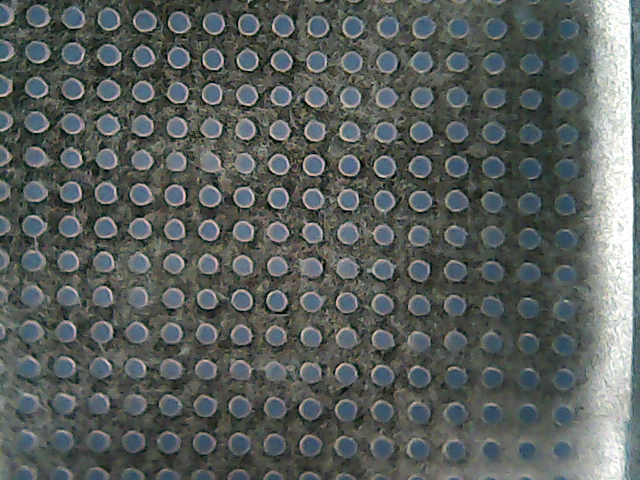
#> input picture sort/black/1.png, 640 x 480 px; the run also reads 1 picture not shown here
$ python test3.py
#> lines starting #> are read from the running program, lines starting #| are printed output that depends on the picture
import cv2
import numpy as np
import sklearn
import cv2
import numpy as np
import matplotlib.pyplot as plt
import time
from sklearn import svm
from sklearn.decomposition import PCA
from sklearn.ensemble import IsolationForest
from sklearn.covariance import  EllipticEnvelope
from sklearn.neighbors import LocalOutlierFactor

class GetPoint():
    def __init__(self):

        c = cv2.imread(r"sort/black/1.png")
#> c is the input picture: shape (480, 640, 3); mean B, G, R 93.2, 95.7, 89.6
        d = cv2.imread(r"sort/black/2.png")
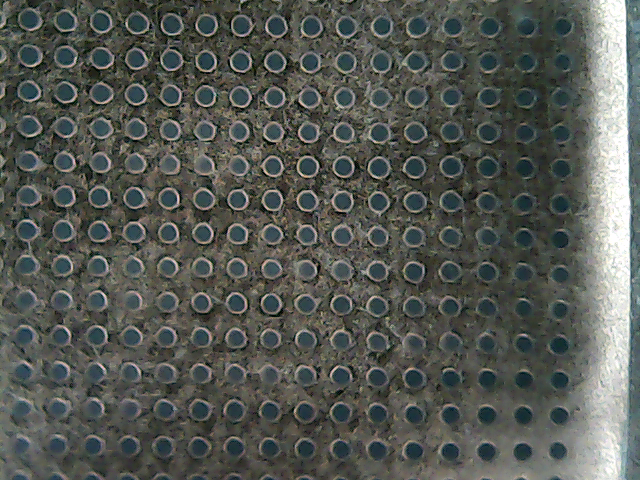
#> input picture sort/black/2.png, 640 x 480 px
#> d is the input picture: shape (480, 640, 3); mean B, G, R 83.6, 88.9, 85.1
        e = cv2.imread(r"sort/black/3.png")
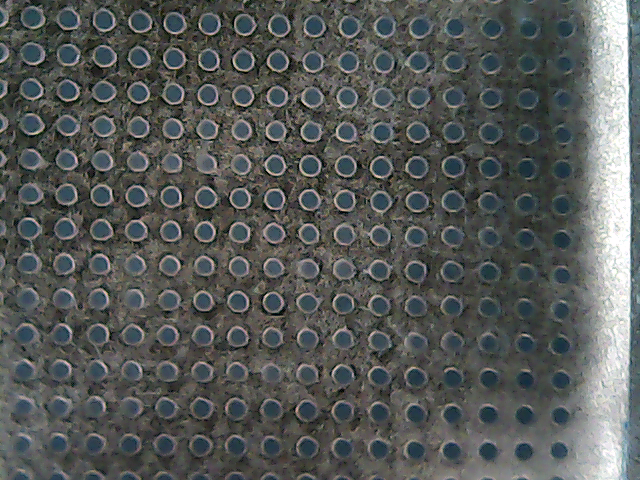
#> input picture sort/black/3.png, 640 x 480 px
#> e is the input picture: shape (480, 640, 3); mean B, G, R 88.3, 90, 86.5
        f = cv2.imread(r"sort/black/4.png")
        g = cv2.imread(r"sort/black/5.png")

        b1 = cv2.imread(r"sort/blue/1.png")
        b2 = cv2.imread(r"sort/blue/2.png")
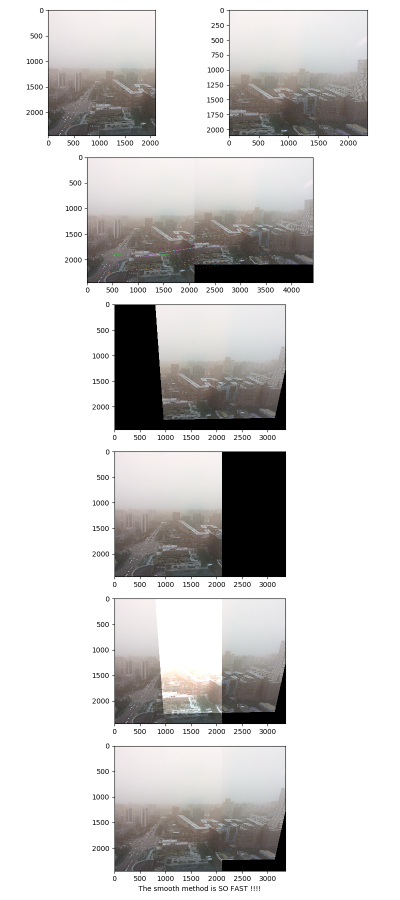
#> input picture SensorTool/testimg/2.png, 800 x 1800 px, found by its file name (shown at 1/2 size)
#> b2 is the input picture: shape (1800, 800, 3); mean B, G, R 208.5, 209.3, 210.7
        b3 = cv2.imread(r"sort/blue/3.png")
        b4 = cv2.imread(r"sort/blue/2nd/9.png")
        b5 = cv2.imread(r"sort/blue/3nd/18.png")

        w1= cv2.imread(r"sort/white/4.png")
        w2 = cv2.imread(r"sort/white/5.png")
        w3 = cv2.imread(r"sort/white/6.png")
        w4 = cv2.imread(r"sort/white/2nd/8.png")
        w5 = cv2.imread(r"sort/white/3rd/23.png")

        p1= cv2.imread(r"sort/purple/12.png")
        p2= cv2.imread(r"sort/purple/13.png")
        p3= cv2.imread(r"sort/purple/14.png")


        blacks = []
        blues = []
        whites = []
        purples = []
        backgrounds = []
        for i in range(4):
            for j in range(4):
                backgrounds.append(c[106 + 3*i,189 + 3*j])
                backgrounds.append(c[243 + 3*i,255 + 3*j])
                backgrounds.append(c[138 + 3*i,120 + 3*j])
                backgrounds.append(c[274 + 3*i,186 + 3*j])

                backgrounds.append(b1[165 + 3*i,81 + 3*j])
                backgrounds.append(b1[278 + 3*i,392 + 3*j])

                backgrounds.append(b5[108 + 3*i,264 + 3*j])
                backgrounds.append(b5[240 + 3*i,123 + 3*j])

                backgrounds.append(b4[229 + 3*i,257 + 3*j])
                backgrounds.append(b4[330 + 3*i,388 + 3*j])
                backgrounds.append(b4[258 + 3*i,194 + 3*j])
                backgrounds.append(b4[324 + 3*i,192 + 3*j])
#> after the loop, backgrounds = [[113, 115, 117], [61, 53, 56], [86, 104, 97], [80, 102, 96], [32, 50, 31], [51, 60, 47]]

        for i in range(6):
            for j in range(6):
                blacks.append(c[128 + 34*i,175 + 34*j])
                blacks.append(d[131 + 34*i,170 + 34*j])
                blacks.append(e[131 + 34*i,170 + 34*j])
                blacks.append(f[131 + 34*i,170 + 34*j])
                blacks.append(g[130 + 34*i,175 + 34*j])

                blues.append(b1[128 + 34*i,175 + 34*j])
                blues.append(b2[125 + 34*i,175 + 34*j])
                blues.append(b3[125 + 34*i,174 + 34*j])
                blues.append(b4[154+ 32*i,186 + 32*j])
                blues.append(b5[162+ 34*i,183 + 34*j])

                whites.append(w1[189 + 35*i,213 + 35*j])
                whites.append(w2[125 + 34*i,175 + 34*j])
                whites.append(w3[125 + 34*i,174 + 34*j])
                whites.append(w4[167+ 32*i,194 + 32*j])
                whites.append(w5[174+ 35*i,196 + 35*j])

        for i in range(6):
            for j in range(9):
               purples.append(p1[157 + 32*i,186 + 32*j])
               purples.append(p2[186 + 32*i,152 + 32*j])
               purples.append(p3[187 + 32*i,149 + 32*j])

        #cv2.imshow("black",c)#34 35
        #cv2.waitKey(0)

        blacks = np.array(blacks)
        blues = np.array(blues)
        whites = np.array(whites)
        purples = np.array(purples)
        Y = [1 for _  in range(blacks.shape[0])] +\
            [2 for _  in range(blues.shape[0])] + \
            [3 for _  in range(whites.shape[0])] + \
            [4 for _  in range(purples.shape[0])]
        Y = np.array(Y)
        backgrounds = np.array(backgrounds)
        all = np.concatenate((blacks, blues, whites, purples), axis=0)
        #print("all shape", all.shape)
        #print("y", Y.shape)

        self.svc=svm.SVC(kernel='poly',degree=2,gamma=1,coef0=0.05)

        self.svc.fit(all,Y)

        pre=self.svc.predict(all)
        #print(pre)
        print("temperature initialization is ok")


if __name__ == "__main__":
#> (the run stopped early here; a loop or call above may not have finished)
